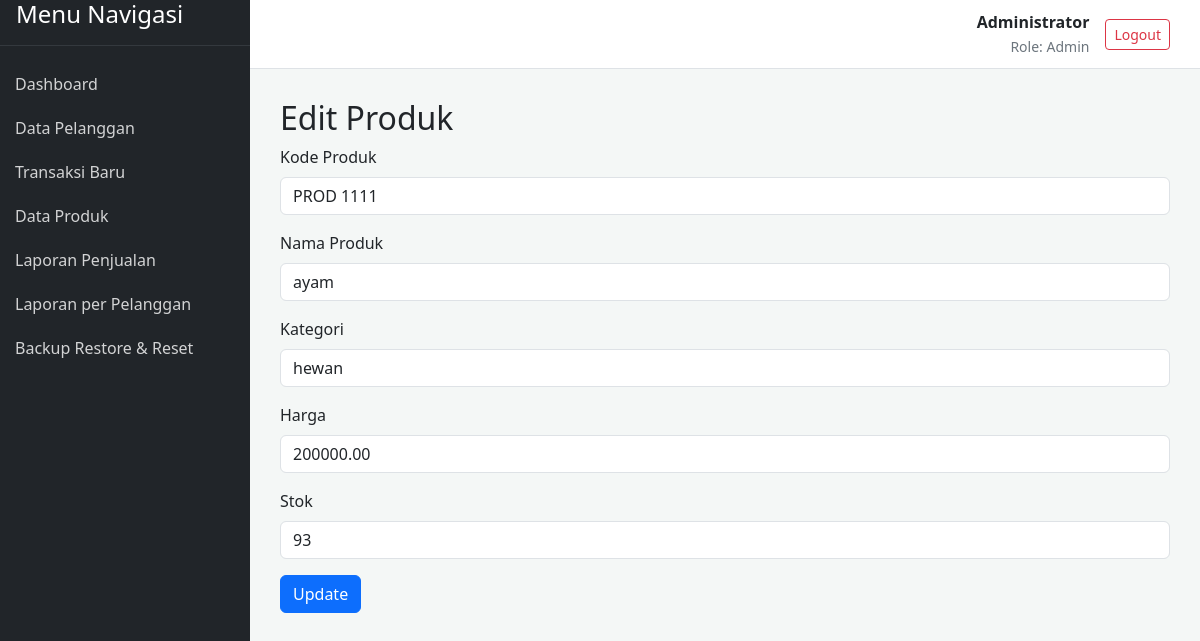
The page /produk/edit.php?id=2 (signed in) on the database its author committed.
### tables this page shows
CREATE TABLE `produk` (
  `id_produk` int(11) NOT NULL,
  `kode_produk` varchar(20) NOT NULL,
  `nama_produk` varchar(100) NOT NULL,
  `kategori` varchar(50) DEFAULT NULL,
  `harga` decimal(10,2) NOT NULL,
  `stok` int(11) NOT NULL
);

### produk/edit.php (the view, shortened to what this page needs)
<?php
include '../templates/header.php';
include '../config/database.php';
$id = $_GET['id'];
$stmt = $pdo->prepare("SELECT * FROM produk WHERE id_produk = ?");
$stmt->execute([$id]);
$produk = $stmt->fetch(PDO::FETCH_ASSOC);
?>
<h2>Edit Produk</h2>
<form action="edit.php?id=<?php echo $id; ?>" method="post">
    <div class="mb-3">
        <label for="kode_produk" class="form-label">Kode Produk</label>
        <input type="text" class="form-control" id="kode_produk" name="kode_produk" value="<?php echo htmlspecialchars($produk['kode_produk']); ?>" required>
    </div>
    <div class="mb-3">
        <label for="nama_produk" class="form-label">Nama Produk</label>
        <input type="text" class="form-control" id="nama_produk" name="nama_produk" value="<?php echo htmlspecialchars($produk['nama_produk']); ?>" required>
    </div>
    <div class="mb-3">
        <label for="kategori" class="form-label">Kategori</label>
        <input type="text" class="form-control" id="kategori" name="kategori" value="<?php echo htmlspecialchars($produk['kategori']); ?>">
    </div>
    <div class="mb-3">
        <label for="harga" class="form-label">Harga</label>
        <input type="text" class="form-control" id="harga" name="harga" value="<?php echo htmlspecialchars($produk['harga']); ?>" required>
    </div>
    <div class="mb-3">
        <label for="stok" class="form-label">Stok</label>
        <input type="number" class="form-control" id="stok" name="stok" value="<?php echo htmlspecialchars($produk['stok']); ?>" required>
    </div>
    <button type="submit" class="btn btn-primary">Update</button>
</form>
<?php include '../templates/footer.php'; ?>

### templates/header.php (style rules this page uses)
body { display: flex; min-height: 100vh; background-color: #f4f7f6; }

### rows shown on the page
produk: kode_produk "PROD 1111", nama_produk "ayam", kategori "hewan", harga "200000.00", stok "93"

### other values the page prints
$_SESSION['nama_lengkap'] "Administrator"
$_SESSION['role'] "Admin"
